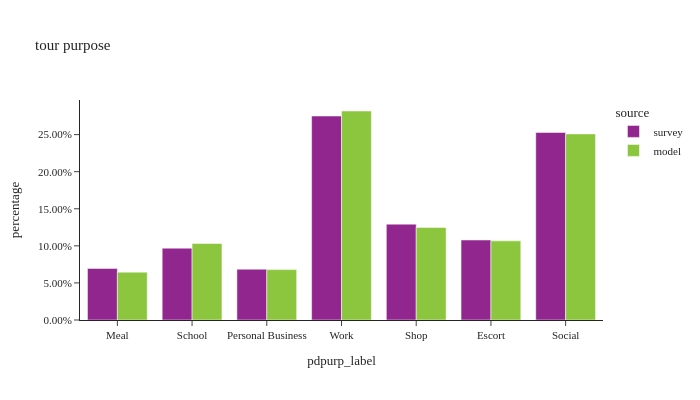

The code cell stored with this chart in its notebook:
### Markdown cell above
## percent of tours by purpose

### Code cell
df_plot = df_tour.group_by(['source', 'pdpurp_label']).agg([
    pl.sum('toexpfac').alias('toexpfac_sum')
]).with_columns(
    (pl.col('toexpfac_sum') / pl.col('toexpfac_sum').sum().over('source')).alias('percentage')
)

df_plot_ct = df_tour.group_by(['source', 'pdpurp_label']).agg([
    pl.count('toexpfac').alias('sample count')
])

df_plot = df_plot.join(df_plot_ct, on=['source', 'pdpurp_label'], how='left')

fig = px.bar(df_plot.to_pandas(), x="pdpurp_label", y="percentage", color="source",
             barmode="group", hover_data=['sample count'], title="tour purpose")
fig.update_layout(height=400, width=700, font=dict(size=11),
                  yaxis=dict(tickformat=".2%"))
fig.show()

### Figure 1 — Plotly figure (JSON) as saved in the notebook; plotly's stock layout.template omitted (floating-point values rounded to 4 significant figures)
{"data": [{"alignmentgroup": "True", "customdata": [[918], [655], [859], [2658], [1504], [779], [3184]], "hovertemplate": "source=survey<br>pdpurp_label=%{x}<br>percentage=%{y}<br>sample count=%{customdata[0]}<extra></extra>", "legendgroup": "survey", "marker": {"color": "#91268F", "pattern": {"shape": ""}}, "name": "survey", "offsetgroup": "survey", "orientation": "v", "showlegend": true, "textposition": "auto", "type": "bar", "x": ["Meal", "School", "Personal Business", "Work", "Shop", "Escort", "Social"], "xaxis": "x", "y": [0.06951, 0.09685, 0.06852, 0.275, 0.1293, 0.1079, 0.2529], "yaxis": "y"}, {"alignmentgroup": "True", "customdata": [[622364], [727966], [1643659], [1463617], [601559], [376425], [396291]], "hovertemplate": "source=model<br>pdpurp_label=%{x}<br>percentage=%{y}<br>sample count=%{customdata[0]}<extra></extra>", "legendgroup": "model", "marker": {"color": "#8CC63E", "pattern": {"shape": ""}}, "name": "model", "offsetgroup": "model", "orientation": "v", "showlegend": true, "textposition": "auto", "type": "bar", "x": ["Escort", "Shop", "Work", "Social", "School", "Meal", "Personal Business"], "xaxis": "x", "y": [0.1067, 0.1248, 0.2818, 0.251, 0.1032, 0.06455, 0.06795], "yaxis": "y"}], "layout": {"barmode": "group", "font": {"size": 11}, "height": 400, "legend": {"title": {"text": "source"}, "tracegroupgap": 0}, "title": {"text": "tour purpose"}, "width": 700, "xaxis": {"anchor": "y", "domain": [0.0, 1.0], "title": {"text": "pdpurp_label"}}, "yaxis": {"anchor": "x", "domain": [0.0, 1.0], "tickformat": ".2%", "title": {"text": "percentage"}}}}
